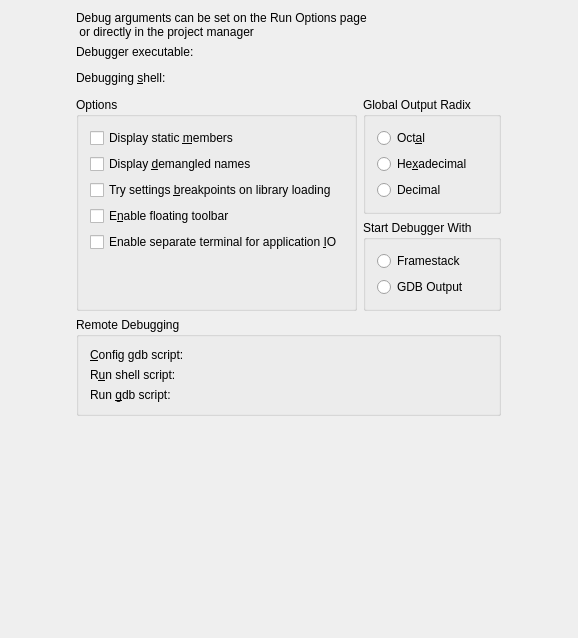
<ui version="4.0" >
 <class>DebuggerConfigWidget</class>
 <widget class="QWidget" name="DebuggerConfigWidget" >
  <property name="geometry" >
   <rect>
    <x>0</x>
    <y>0</y>
    <width>578</width>
    <height>638</height>
   </rect>
  </property>
  <property name="windowTitle" >
   <string>Debugger Configuration</string>
  </property>
  <property name="toolTip" >
   <string/>
  </property>
  <property name="whatsThis" >
   <string/>
  </property>
  <layout class="QGridLayout" >
   <item row="0" column="0" >
    <widget class="QLabel" name="textLabel1" >
     <property name="text" >
      <string>Debug arguments can be set on the Run Options page
 or directly in the project manager</string>
     </property>
     <property name="wordWrap" >
      <bool>false</bool>
     </property>
    </widget>
   </item>
   <item row="1" column="0" >
    <widget class="QLabel" name="gdbPath_label" >
     <property name="sizePolicy" >
      <sizepolicy vsizetype="Preferred" hsizetype="Maximum" >
       <horstretch>0</horstretch>
       <verstretch>0</verstretch>
      </sizepolicy>
     </property>
     <property name="text" >
      <string>Debugger executable:</string>
     </property>
     <property name="wordWrap" >
      <bool>false</bool>
     </property>
     <property name="buddy" >
      <cstring>gdbPath_edit</cstring>
     </property>
    </widget>
   </item>
   <item row="2" column="0" >
    <widget class="KUrlRequester" name="gdbPath_edit" >
     <property name="toolTip" >
      <string>Gdb executable</string>
     </property>
     <property name="whatsThis" >
      <string>To run "gdb" binary from $PATH, leave this field empty. To run custom gdb, for example, for a different architecture, enter the executable name here. You can either run gdb from $PATH, but with a different name (say, "arm-gdb"), by typing the name here, or specify full path to the gdb executable.</string>
     </property>
    </widget>
   </item>
   <item row="3" column="0" >
    <widget class="QLabel" name="debuggingShell_label" >
     <property name="sizePolicy" >
      <sizepolicy vsizetype="Preferred" hsizetype="Maximum" >
       <horstretch>0</horstretch>
       <verstretch>0</verstretch>
      </sizepolicy>
     </property>
     <property name="toolTip" >
      <string>Run gdb in a special shell (mainly for automake projects)</string>
     </property>
     <property name="whatsThis" >
      <string>If you want gdb to be executed by a special shell or tool insert it here. The main use-case is for Automake based projects where the application is actually only a script and libtool is needed to get it to run inside gdb.</string>
     </property>
     <property name="text" >
      <string>Debugging &amp;shell:</string>
     </property>
     <property name="wordWrap" >
      <bool>false</bool>
     </property>
     <property name="buddy" >
      <cstring>debuggingShell_edit</cstring>
     </property>
    </widget>
   </item>
   <item row="4" column="0" >
    <widget class="KUrlRequester" name="debuggingShell_edit" >
     <property name="toolTip" >
      <string>Run gdb in a special shell (mainly for automake projects)</string>
     </property>
     <property name="whatsThis" >
      <string>If you want gdb to be executed by a special shell or tool insert it here. The main use-case is for Automake based projects where the application is actually only a script and &lt;b>libtool&lt;/b> is needed to get it to run inside gdb.</string>
     </property>
    </widget>
   </item>
   <item row="5" column="0" >
    <layout class="QGridLayout" >
     <item rowspan="2" row="0" column="0" >
      <widget class="QGroupBox" name="groupBox_2" >
       <property name="title" >
        <string>Options</string>
       </property>
       <layout class="QVBoxLayout" >
        <item>
         <widget class="QCheckBox" name="displayStaticMembers_box" >
          <property name="whatsThis" >
           <string>Displaying static members makes GDB slower in
producing data within KDE and Qt.
It may change the "signature" of the data
which QString and friends rely on,
but if you need to debug into these values then
check this option.</string>
          </property>
          <property name="text" >
           <string>Display static &amp;members</string>
          </property>
          <property name="shortcut" >
           <string>Alt+M</string>
          </property>
         </widget>
        </item>
        <item>
         <widget class="QCheckBox" name="asmDemangle_box" >
          <property name="whatsThis" >
           <string>When displaying the disassembled code you
can select to see the methods' mangled names.
However, non-mangled names are easier to read.</string>
          </property>
          <property name="text" >
           <string>Display &amp;demangled names</string>
          </property>
         </widget>
        </item>
        <item>
         <widget class="QCheckBox" name="breakOnLoadingLibrary_box" >
          <property name="whatsThis" >
           <string>If GDB has not seen a library that will be loaded via
"dlopen" then it will refuse to set a breakpoint in that code.
We can get GDB to stop on a library load and hence
try to set the pending breakpoints. See the documentation
for more details relating to this behavior.

If you are not "dlopen"ing libs then leave this unchecked.</string>
          </property>
          <property name="text" >
           <string>Try settings &amp;breakpoints on library loading</string>
          </property>
         </widget>
        </item>
        <item>
         <widget class="QCheckBox" name="enableFloatingToolBar_box" >
          <property name="whatsThis" >
           <string>Use the floating toolbar. This toolbar always stays
on top of all windows so that if the app covers KDevelop
you have control of the app through the small toolbar. It
can also be docked into the panel.

This toolbar is in addition to the toolbar in KDevelop.</string>
          </property>
          <property name="text" >
           <string>E&amp;nable floating toolbar</string>
          </property>
          <property name="shortcut" >
           <string>Alt+N</string>
          </property>
         </widget>
        </item>
        <item>
         <widget class="QCheckBox" name="dbgTerminal_box" >
          <property name="whatsThis" >
           <string>This allows you to enter terminal input when your
application contains terminal input code (e.g. cin, fgets, etc.).
If you use terminal input in your application then check this option.
Otherwise leave it unchecked.</string>
          </property>
          <property name="text" >
           <string>Enable separate terminal for application &amp;IO</string>
          </property>
          <property name="shortcut" >
           <string>Alt+I</string>
          </property>
         </widget>
        </item>
        <item>
         <spacer>
          <property name="orientation" >
           <enum>Qt::Vertical</enum>
          </property>
          <property name="sizeHint" >
           <size>
            <width>20</width>
            <height>40</height>
           </size>
          </property>
         </spacer>
        </item>
       </layout>
      </widget>
     </item>
     <item row="0" column="1" >
      <widget class="QGroupBox" name="groupBox_3" >
       <property name="title" >
        <string>Global Output Radix</string>
       </property>
       <layout class="QVBoxLayout" >
        <item>
         <widget class="QRadioButton" name="outputRadixOctal" >
          <property name="text" >
           <string>Oct&amp;al</string>
          </property>
         </widget>
        </item>
        <item>
         <widget class="QRadioButton" name="outputRadixHexadecimal" >
          <property name="text" >
           <string>He&amp;xadecimal</string>
          </property>
         </widget>
        </item>
        <item>
         <widget class="QRadioButton" name="outputRadixDecimal" >
          <property name="text" >
           <string>Decimal</string>
          </property>
         </widget>
        </item>
       </layout>
      </widget>
     </item>
     <item row="1" column="1" >
      <widget class="QGroupBox" name="groupBox_4" >
       <property name="title" >
        <string>Start Debugger With</string>
       </property>
       <layout class="QVBoxLayout" >
        <item>
         <widget class="QRadioButton" name="radioFramestack" >
          <property name="text" >
           <string>Framestack</string>
          </property>
         </widget>
        </item>
        <item>
         <widget class="QRadioButton" name="radioGDB" >
          <property name="text" >
           <string>GDB Output</string>
          </property>
         </widget>
        </item>
       </layout>
      </widget>
     </item>
    </layout>
   </item>
   <item row="6" column="0" >
    <widget class="QGroupBox" name="groupBox" >
     <property name="whatsThis" >
      <string>This script is intended for the actual commands needed to connect to a remotely running executable.
	shell sleep 5	wait for remote program to start
	target remote ...	connect to the remote debugger
	continue	[optional] run debugging to the first breakpoint</string>
     </property>
     <property name="title" >
      <string>Remote Debugging</string>
     </property>
     <layout class="QGridLayout" >
      <item row="0" column="0" >
       <widget class="QLabel" name="configGdbScript_label" >
        <property name="text" >
         <string>&amp;Config gdb script:</string>
        </property>
        <property name="wordWrap" >
         <bool>false</bool>
        </property>
        <property name="buddy" >
         <cstring>configGdbScript_edit</cstring>
        </property>
       </widget>
      </item>
      <item row="0" column="1" >
       <widget class="KUrlRequester" name="configGdbScript_edit" >
        <property name="toolTip" >
         <string>Gdb configure script</string>
        </property>
        <property name="whatsThis" >
         <string>This script is sourced by gdb when the debugging starts.</string>
        </property>
       </widget>
      </item>
      <item row="1" column="0" >
       <widget class="QLabel" name="runShellScript_label" >
        <property name="toolTip" >
         <string/>
        </property>
        <property name="text" >
         <string comment="Shell script to be executed at run time" >R&amp;un shell script:</string>
        </property>
        <property name="wordWrap" >
         <bool>false</bool>
        </property>
        <property name="buddy" >
         <cstring>runShellScript_edit</cstring>
        </property>
       </widget>
      </item>
      <item row="1" column="1" >
       <widget class="KUrlRequester" name="runShellScript_edit" >
        <property name="toolTip" >
         <string>Script to start remote application</string>
        </property>
        <property name="whatsThis" >
         <string>This shell script is run after the Config gdb script has been sourced by gdb.
When debugging remotely this script is intended to actually start the remote process.
[It is expected that the debug executable can be reached on the target, maybe by downloading it as a final build step]
1) Find a way to execute a command remotely - rsh, ssh, telnet, ...
2a) Execute "gdbserver ... application" on target.
or if your executable contains the gdb stub
2b) Execute "application" on target.</string>
        </property>
       </widget>
      </item>
      <item row="2" column="0" >
       <widget class="QLabel" name="runGdbScript_label" >
        <property name="text" >
         <string comment="Gdb script to be executed at run time." >Run &amp;gdb script:</string>
        </property>
        <property name="wordWrap" >
         <bool>false</bool>
        </property>
        <property name="buddy" >
         <cstring>runGdbScript_edit</cstring>
        </property>
       </widget>
      </item>
      <item row="2" column="1" >
       <widget class="KUrlRequester" name="runGdbScript_edit" >
        <property name="toolTip" >
         <string>Script to connect with remote application</string>
        </property>
        <property name="whatsThis" >
         <string>This script is sourced by gdb after the two preceding scripts have been executed.
This script is intended for the actual commands needed to connect to a remotely running executable.
	shell sleep 5	wait for remote program to start
	target remote ...	connect to the remote debugger
	continue	[optional] run debugging to the first breakpoint.</string>
        </property>
       </widget>
      </item>
     </layout>
    </widget>
   </item>
   <item row="7" column="0" >
    <spacer>
     <property name="orientation" >
      <enum>Qt::Vertical</enum>
     </property>
     <property name="sizeType" >
      <enum>QSizePolicy::Expanding</enum>
     </property>
     <property name="sizeHint" >
      <size>
       <width>20</width>
       <height>16</height>
      </size>
     </property>
    </spacer>
   </item>
  </layout>
 </widget>
 <layoutdefault spacing="6" margin="11" />
 <layoutfunction spacing="KDialog::spacingHint" margin="KDialog::marginHint" />
 <pixmapfunction>qPixmapFromMimeSource</pixmapfunction>
 <customwidgets>
  <customwidget>
   <class>KUrlRequester</class>
   <extends>QFrame</extends>
   <header>kurlrequester.h</header>
  </customwidget>
 </customwidgets>
 <tabstops>
  <tabstop>debuggingShell_edit</tabstop>
  <tabstop>gdbPath_edit</tabstop>
  <tabstop>displayStaticMembers_box</tabstop>
  <tabstop>asmDemangle_box</tabstop>
  <tabstop>breakOnLoadingLibrary_box</tabstop>
  <tabstop>enableFloatingToolBar_box</tabstop>
  <tabstop>dbgTerminal_box</tabstop>
  <tabstop>outputRadixOctal</tabstop>
  <tabstop>outputRadixDecimal</tabstop>
  <tabstop>outputRadixHexadecimal</tabstop>
  <tabstop>configGdbScript_edit</tabstop>
  <tabstop>runShellScript_edit</tabstop>
  <tabstop>runGdbScript_edit</tabstop>
 </tabstops>
 <includes>
  <include location="local" >kurlrequester.h</include>
  <include location="local" >klineedit.h</include>
  <include location="local" >kpushbutton.h</include>
  <include location="local" >kurlrequester.h</include>
  <include location="local" >klineedit.h</include>
  <include location="local" >kpushbutton.h</include>
  <include location="local" >kurlrequester.h</include>
  <include location="local" >klineedit.h</include>
  <include location="local" >kpushbutton.h</include>
  <include location="local" >kurlrequester.h</include>
  <include location="local" >klineedit.h</include>
  <include location="local" >kpushbutton.h</include>
  <include location="local" >kurlrequester.h</include>
  <include location="local" >klineedit.h</include>
  <include location="local" >kpushbutton.h</include>
 </includes>
 <resources/>
 <connections/>
</ui>
